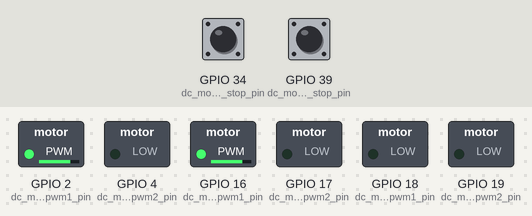
A sketch run on a simulated ESP32. On the bench: switched loads named in the sketch (green lamp = pin HIGH). The inputs (shaded band) are chosen by the test bench; at power-on: GPIO 34 (dc_motor_stop_pin) HIGH, GPIO 39 (dc_motor_stop_pin) HIGH. What the sketch prints to the serial monitor is not drawn.

Above: at 1.8 s.
1.9 s: GPIO 34 (dc_motor_stop_pin) pulled LOW for 0.15 s
At 3.1 s:
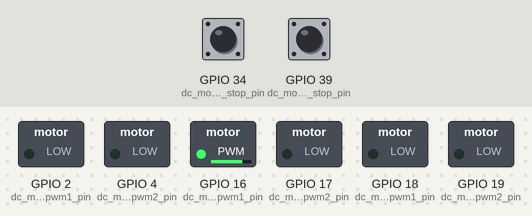
3.5 s: GPIO 39 (dc_motor_stop_pin) pulled LOW for 0.15 s
At 4.5 s:
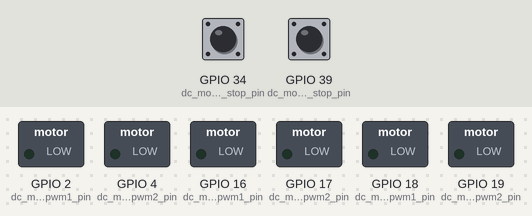
5.1 s: GPIO 34 (dc_motor_stop_pin) driven LOW and GPIO 39 (dc_motor_stop_pin) driven LOW
At 6.5 s:
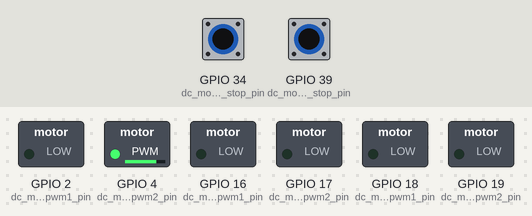
Timing chart, 0 to 32.1 s (numbered marks = the images above; inputs shaded):
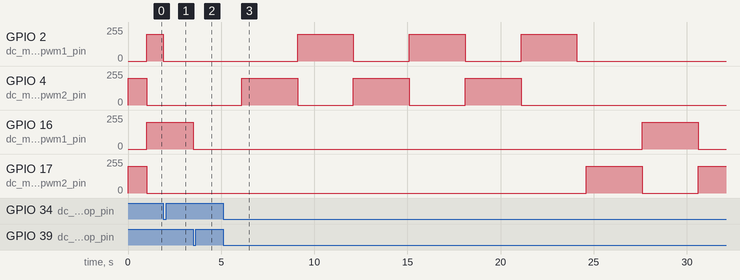

Measured:
- after the input at 1.9 s, GPIO 2 (dc_motor_pwm1_pin): 199/255 → 0/255 at once
- after the input at 3.5 s, GPIO 16 (dc_motor_pwm1_pin): 199/255 → 0/255 at once
- after the input at 5.1 s, GPIO 2 (dc_motor_pwm1_pin): alternates 199/255 for 3.0 s and 0/255 for 3.0 s, 6 changes in all, then stays 0/255, starting after 4.0 s; GPIO 4 (dc_motor_pwm2_pin): alternates 199/255 for 3.0 s and 0/255 for 3.0 s, 6 changes in all, then stays 0/255, starting after 1.0 s

The sketch:

test_dc_motor.ino
```cpp
#include <WiFi.h>
#include <PubSubClient.h>
#include "Motor.h"

#define DC_MOTOR_NUM 3
long delay_time_dc = 3000;
uint8_t dc_motor_pwm1_pin[DC_MOTOR_NUM] = { 2, 16, 18 };
uint8_t dc_motor_pwm2_pin[DC_MOTOR_NUM] = { 4, 17, 19 };
uint8_t dc_motor_stop_pin[DC_MOTOR_NUM] = { 34, 39, 36 };
uint8_t dc_motor_channel1[DC_MOTOR_NUM] = { 2, 4, 6 };
uint8_t dc_motor_channel2[DC_MOTOR_NUM] = { 3, 5, 7 };
DCMotor dcMotorList[DC_MOTOR_NUM];
uint8_t duty_dc = 200;

void setup(){
  Serial.begin(115200);

  for (int index = 0; index < DC_MOTOR_NUM; index++)
  {
    dcMotorList[index].dcMotorInit(dc_motor_pwm1_pin[index], dc_motor_pwm2_pin[index], dc_motor_stop_pin[index], dc_motor_channel1[index], dc_motor_channel2[index]);
  }

  for (uint8_t index = 0; index < DC_MOTOR_NUM - 1; index++)
  {
    dcMotorList[index].setSpeedDown(duty_dc);
  }

  delay(1000);

  for (uint8_t index = 0; index < DC_MOTOR_NUM - 1; index++)
  {
    dcMotorList[index].setSpeedUp(duty_dc);
  }

  // to stop point
  while(dcMotorList[0].getStopMotor() == HIGH
        || dcMotorList[1].getStopMotor() == HIGH
  )
  {
    Serial.printf("In while!\n");
    if (dcMotorList[0].getStopMotor() == LOW)
      dcMotorList[0].setStopMotor();
    if (dcMotorList[1].getStopMotor() == LOW)
      dcMotorList[1].setStopMotor();
  }
  Serial.printf("Turn root!\n");
  delay(1000);
}

void loop(){
  for (uint8_t index = 0; index < 3; index++)
  {
    dcMotorList[0].setSpeedDown(duty_dc);
    delay(delay_time_dc);
    dcMotorList[0].setSpeedUp(duty_dc);
    delay(delay_time_dc);
  }
  dcMotorList[0].setStopMotor();
  delay(500);

  for (uint8_t index = 0; index < 3; index++)
  {
    dcMotorList[1].setSpeedDown(duty_dc);
    delay(delay_time_dc);
    dcMotorList[1].setSpeedUp(duty_dc);
    delay(delay_time_dc);
  }
  dcMotorList[1].setStopMotor();
  delay(500);
}
```

Motor.cpp
```cpp
#include "Motor.h"

Motor::Motor()
{

}

void Motor::motorInit(uint8_t pwm, uint8_t dir, uint8_t stop, uint8_t channel)
{
  pwmPin = pwm;
  dirPin = dir;
  stopPin = stop;
  pwmChannel = channel;

  pinMode(dirPin, OUTPUT);
  pinMode(pwmPin, OUTPUT);
  pinMode(stopPin, INPUT_PULLUP);

  ledcSetup(pwmChannel, STEP_FRED, RESOLUTION);
  ledcAttachPin(pwmPin, pwmChannel);
}

void Motor::setSpeedMotor(int value)
{
  ledcWrite(pwmChannel, value);
}

void Motor::setDirection(int dir)
{
  digitalWrite(dirPin, dir);
}

int Motor::getStopMotor()
{
  return digitalRead(stopPin);
}

// DC Motor
DCMotor::DCMotor(){

}
void DCMotor::dcMotorInit(uint8_t pwm1, uint8_t pwm2, uint8_t stop, uint8_t channel1, uint8_t channel2){
  pwm1Pin = pwm1;
  pwm2Pin = pwm2;
  pwmChannel1 = channel1;
  pwmChannel2 = channel2;
  stopPin = stop;

  pinMode(pwm1Pin, OUTPUT);
  pinMode(pwm2Pin, OUTPUT);
  pinMode(stopPin, INPUT_PULLUP);

  ledcSetup(pwmChannel1, DC_FRED, RESOLUTION);
  ledcSetup(pwmChannel2, DC_FRED, RESOLUTION);

  ledcAttachPin(pwm1Pin, pwmChannel1);
  ledcAttachPin(pwm2Pin, pwmChannel2);
}
void DCMotor::setStopMotor(){
  ledcWrite(pwmChannel1, 0);
  ledcWrite(pwmChannel2, 0);
}
int DCMotor::getStopMotor(){
  return digitalRead(stopPin);
}
void DCMotor::setSpeedUp(uint8_t duty){
  ledcWrite(pwmChannel1, duty);
  ledcWrite(pwmChannel2, 0);
}
void DCMotor::setSpeedDown(uint8_t duty){
  ledcWrite(pwmChannel1, 0);
  ledcWrite(pwmChannel2, duty);
}
```

Motor.h
```cpp
#ifndef MOTOR_h
#define MOTOR_h

#define RESOLUTION 8
#define STEP_FRED 4000
#define DC_FRED 30000
#define UP HIGH
#define DOWN LOW

#include <Arduino.h>
#include <ESP.h>

class Motor
{
  private:
    uint8_t pwmPin;
    uint8_t dirPin;
    uint8_t stopPin;
    uint8_t pwmChannel;
  public:
    Motor();
    void motorInit(uint8_t pwm, uint8_t dirPin, uint8_t stop, uint8_t channel);
    void setSpeedMotor(int value);
    //void setTimerMotor();
    int getStopMotor();
    void setDirection(int dir);
};

class DCMotor
{
  private:
    uint8_t pwm1Pin;
    uint8_t pwm2Pin;
    uint8_t pwmChannel1;
    uint8_t pwmChannel2;
    uint8_t stopPin;
  public:
    DCMotor();
    void dcMotorInit(uint8_t pwm1, uint8_t pwm2, uint8_t stop, uint8_t channel1, uint8_t channel2);
    void setStopMotor();
    int getStopMotor();
    void setSpeedUp(uint8_t duty);
    void setSpeedDown(uint8_t duty);
};

#endif
```
